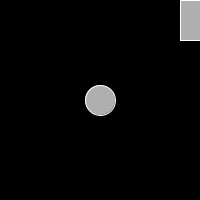
Frame 1 (no input)
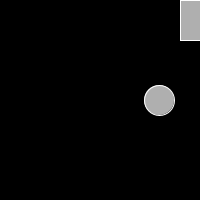
Frame 60 (the mouse pressed at the canvas centre just before this capture)
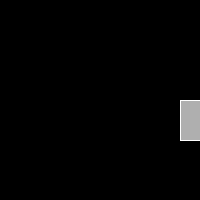
Frame 120 (the mouse held since frame 60 and released just before this capture)

The Processing sketch that drew these frames (run headless with seeded random() and noise(); from frame 60 on, the mouse is pressed at the canvas centre):

// Processing sketch: movingcircle_pde
// ── movingcircle_pde.pde
int circleSizex = 0;  
int circleSizey = 0; 
int circleX = 100; 
int circleY = 100;
 
    void setup()  {           
      size(200,200); 
      frameRate(30);
      smooth();

      }   
   void draw()  {          
     background(0); 
          stroke(255); 
          fill(175); 
          ellipse(circleX,circleY,30,30);
          circleX=circleX+1;
          rect(180,mouseY,20,40);
          
          
          if(circleX==width-15 ){
              println("game over");
              circleX=300;
              circleY=300;
            }
           
 
 
 
   }
